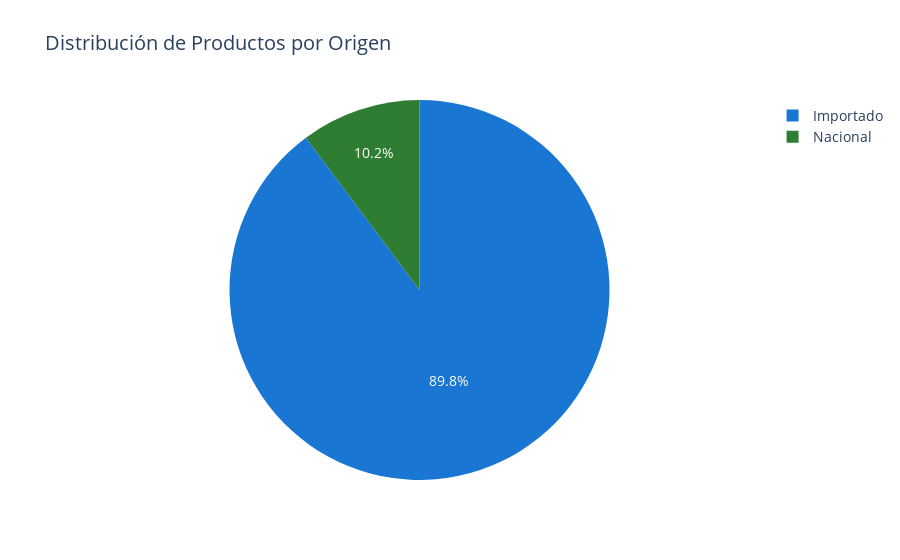

The notebook cell saved with this chart:
### Code cell
fig = grafica_pastel_origen(productos)
mostrar_grafica(fig)

### Figure 1 — Plotly figure (JSON) as saved in the notebook; plotly's stock layout.template omitted (floating-point values rounded to 4 significant figures)
{"data": [{"labels": ["Nacional", "Importado"], "marker": {"colors": ["#2E7D32", "#1976D2"]}, "type": "pie", "values": [36, 317]}], "layout": {"font": {"size": 14}, "title": {"text": "Distribución de Productos por Origen"}}}
